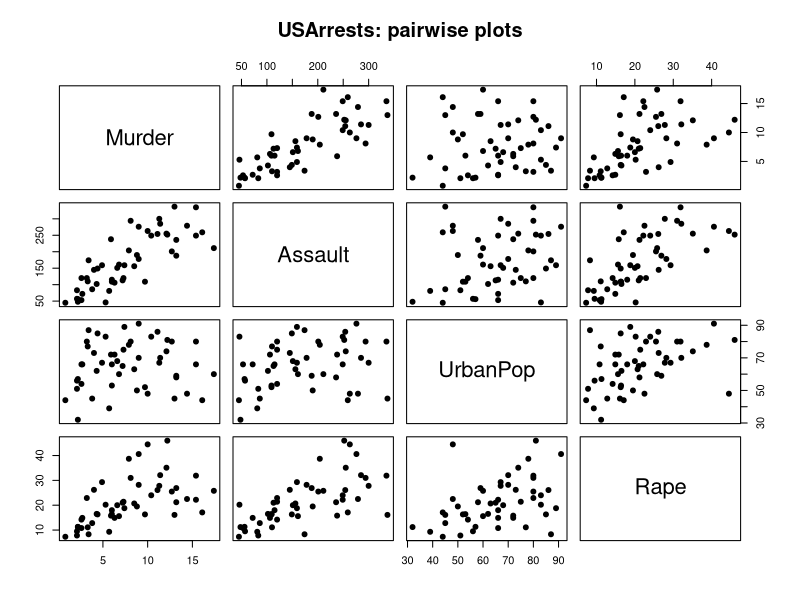
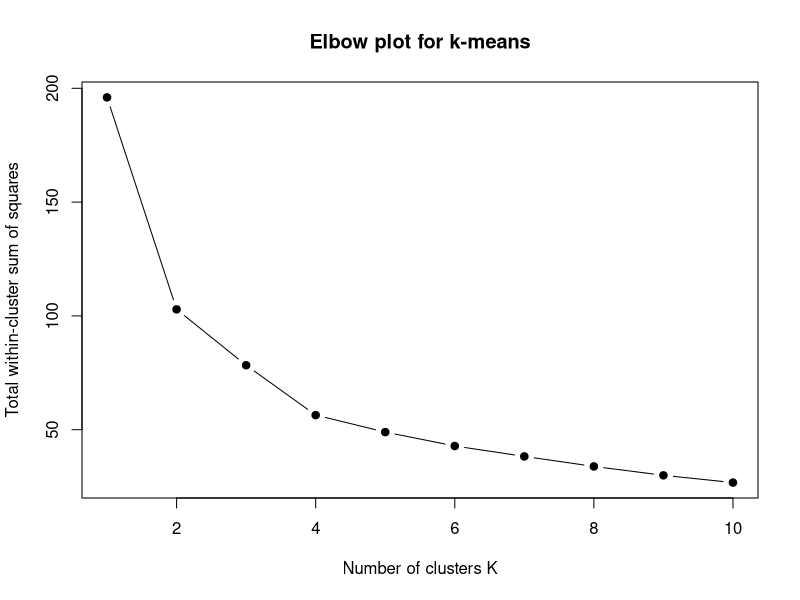
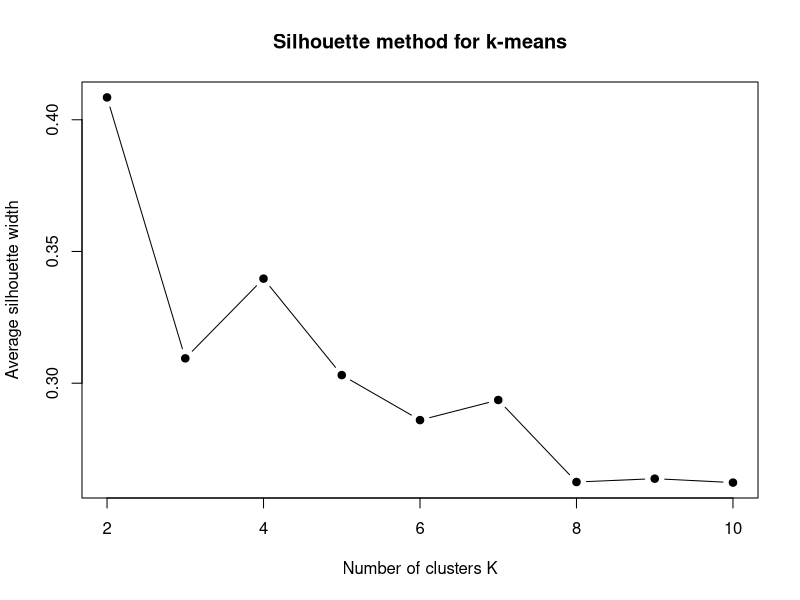

Write R code to recreate these figures, in order. (Note: this script raises an error after producing the figures.)
# ============================================================
# Full k-means clustering example in R using USArrests
# ============================================================

# Goal:
# Cluster U.S. states based on crime-related variables:
# - Murder
# - Assault
# - UrbanPop
# - Rape
#
# This demo shows:
# 1. exploratory analysis
# 2. why scaling matters
# 3. fitting k-means
# 4. choosing K with elbow and silhouette methods
# 5. interpreting the resulting clusters
# 6. plotting clusters in PCA space
#
# ============================================================

# ------------------------------------------------------------
# 1. Load data
# ------------------------------------------------------------

data("USArrests")

df <- USArrests
df$State <- rownames(USArrests)

head(df)
str(df)
summary(df)

# ------------------------------------------------------------
# 2. Basic exploratory analysis
# ------------------------------------------------------------

# Look at pairwise relationships
pairs(USArrests,
      pch = 19,
      main = "USArrests: pairwise plots")

# Correlation matrix
cor_mat <- cor(USArrests)
print(cor_mat)

# ------------------------------------------------------------
# 3. Why scaling matters
# ------------------------------------------------------------
# k-means uses Euclidean distance, so variables on larger scales
# can dominate the clustering. We therefore standardize first.

X <- scale(USArrests)

# Verify standardization
colMeans(X)
apply(X, 2, sd)

# ------------------------------------------------------------
# 4. Choose number of clusters K
# ------------------------------------------------------------

# ---- 4a. Elbow method ----

set.seed(123)

K_max <- 10
wss <- numeric(K_max)

for (k in 1:K_max) {
  km_tmp <- kmeans(X, centers = k, nstart = 25)
  wss[k] <- km_tmp$tot.withinss
}

plot(1:K_max, wss,
     type = "b",
     pch = 19,
     xlab = "Number of clusters K",
     ylab = "Total within-cluster sum of squares",
     main = "Elbow plot for k-means")

# ---- 4b. Silhouette method ----
# install.packages("cluster")  # run once if needed
library(cluster)

avg_sil <- numeric(K_max)

for (k in 2:K_max) {
  km_tmp <- kmeans(X, centers = k, nstart = 25)
  sil <- silhouette(km_tmp$cluster, dist(X))
  avg_sil[k] <- mean(sil[, "sil_width"])
}

plot(2:K_max, avg_sil[2:K_max],
     type = "b",
     pch = 19,
     xlab = "Number of clusters K",
     ylab = "Average silhouette width",
     main = "Silhouette method for k-means")

# Choose a value of K based on the plots.
# For this example, we will use K = 3.
# You can change this if your plots suggest another choice.

# ------------------------------------------------------------
# 5. Fit k-means clustering
# ------------------------------------------------------------

set.seed(123)

k <- 3
km_fit <- kmeans(X, centers = k, nstart = 50)

print(km_fit)

# Cluster assignments
cluster_assignments <- km_fit$cluster
table(cluster_assignments)

# Add cluster labels to data frame
df$Cluster <- factor(cluster_assignments)

# ------------------------------------------------------------
# 6. Examine cluster centers
# ------------------------------------------------------------
# km_fit$centers are in standardized units

cat("\nCluster centers in standardized units:\n")
print(round(km_fit$centers, 2))

# More interpretable: compute cluster means in original units
cluster_summary <- aggregate(USArrests,
                             by = list(Cluster = df$Cluster),
                             FUN = mean)

cat("\nCluster means in original units:\n")
print(round(cluster_summary, 2))

# Cluster sizes
cat("\nCluster sizes:\n")
print(table(df$Cluster))

# ------------------------------------------------------------
# 7. Inspect which states belong to each cluster
# ------------------------------------------------------------

states_by_cluster <- split(df$State, df$Cluster)

cat("\nStates by cluster:\n")
print(states_by_cluster)

# ------------------------------------------------------------
# 8. Visualize clusters using PCA
# ------------------------------------------------------------
# Since the data are 4-dimensional, PCA gives a convenient
# 2D summary for plotting.

pca_fit <- prcomp(X, center = FALSE, scale. = FALSE)

# Scores on the first two PCs
pca_scores <- data.frame(
  PC1 = pca_fit$x[, 1],
  PC2 = pca_fit$x[, 2],
  Cluster = df$Cluster,
  State = df$State
)

plot(pca_scores$PC1, pca_scores$PC2,
     col = as.numeric(pca_scores$Cluster),
     pch = 19,
     xlab = "PC1",
     ylab = "PC2",
     main = "k-means clusters visualized in PCA space")

text(pca_scores$PC1, pca_scores$PC2,
     labels = pca_scores$State,
     pos = 3,
     cex = 0.7)

legend("topright",
       legend = levels(pca_scores$Cluster),
       col = 1:k,
       pch = 19,
       title = "Cluster")

# ------------------------------------------------------------
# 9. Plot cluster profiles
# ------------------------------------------------------------

# Transpose cluster centers in original units for plotting
cluster_means_mat <- as.matrix(cluster_summary[, -1])
rownames(cluster_means_mat) <- paste("Cluster", cluster_summary$Cluster)

matplot(t(cluster_means_mat),
        type = "b",
        pch = 19,
        lty = 1,
        xaxt = "n",
        xlab = "Variable",
        ylab = "Cluster mean",
        main = "Cluster profiles (original scale)")

axis(1, at = 1:ncol(cluster_means_mat), labels = colnames(cluster_means_mat))
legend("topright",
       legend = rownames(cluster_means_mat),
       col = 1:k,
       lty = 1,
       pch = 19)

# ------------------------------------------------------------
# 10. Within-cluster quality diagnostics
# ------------------------------------------------------------

cat("\nTotal within-cluster sum of squares:\n")
print(km_fit$tot.withinss)

cat("\nBetween-cluster sum of squares:\n")
print(km_fit$betweenss)

cat("\nProportion of variance explained by clustering:\n")
print(km_fit$betweenss / km_fit$totss)

# Silhouette plot for the chosen clustering
sil_fit <- silhouette(km_fit$cluster, dist(X))
plot(sil_fit, main = "Silhouette plot for chosen k-means solution")

cat("\nAverage silhouette width for chosen solution:\n")
print(mean(sil_fit[, "sil_width"]))

# ------------------------------------------------------------
# 11. Compare multiple random starts
# ------------------------------------------------------------
# k-means can converge to local minima, so nstart matters.

set.seed(123)
km_nstart1  <- kmeans(X, centers = k, nstart = 1)
km_nstart50 <- kmeans(X, centers = k, nstart = 50)

cat("\nTotal within-cluster SS with nstart = 1:\n")
print(km_nstart1$tot.withinss)

cat("\nTotal within-cluster SS with nstart = 50:\n")
print(km_nstart50$tot.withinss)

# ------------------------------------------------------------
# 12. Order states by cluster and print a compact table
# ------------------------------------------------------------

results_table <- df[, c("State", "Cluster", "Murder", "Assault", "UrbanPop", "Rape")]
results_table <- results_table[order(results_table$Cluster), ]

cat("\nStates ordered by cluster:\n")
print(results_table)

# ------------------------------------------------------------
# 13. Interpretation summary
# ------------------------------------------------------------

cat("\n====================================================\n")
cat("Interpretation Summary\n")
cat("====================================================\n")
cat("1. k-means partitions the states into clusters based on similar crime profiles.\n")
cat("2. Because distance is used, scaling the variables is essential.\n")
cat("3. The cluster means help interpret the types of states in each group.\n")
cat("4. PCA provides a useful low-dimensional visualization of the clustering.\n")
cat("5. The elbow and silhouette methods help guide the choice of K, but the decision is not automatic.\n")
